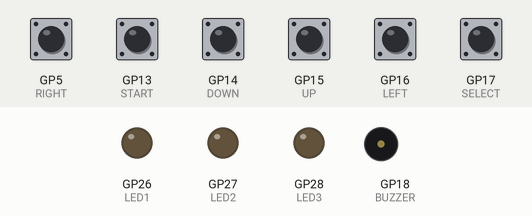
Simulated run of this program. Board: Raspberry Pi Pico. Parts: output pins drawn as LEDs (lit = HIGH), buzzer (waves = sounding). The inputs (shaded band) are chosen by the test bench; at power-on: GP5 (RIGHT), GP13 (START), GP14 (DOWN), GP15 (UP), GP16 (LEFT), GP17 (SELECT) HIGH.

Above: at 9.5 s.
9.6 s: GP5 (RIGHT) pulled LOW for 1 s
At 9.8 s:
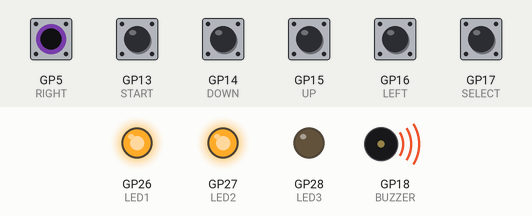
12.6 s: GP13 (START) pulled LOW for 0.15 s
At 12.7 s:
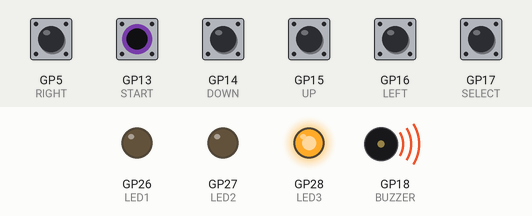
14.3 s: GP14 (DOWN) pulled LOW for 0.15 s
At 14.4 s:
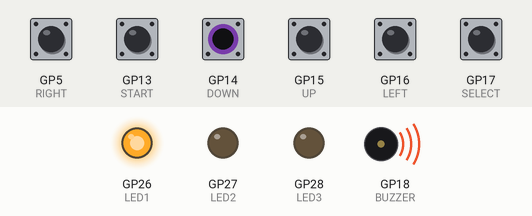
16.0 s: GP15 (UP) pulled LOW for 0.15 s
At 16.1 s:
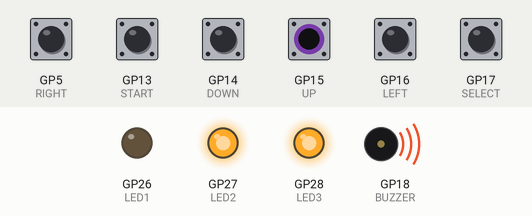
17.7 s: GP16 (LEFT) pulled LOW for 0.15 s
At 17.8 s:
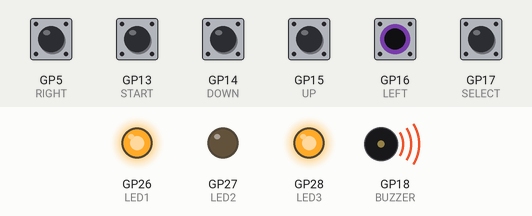
19.4 s: GP17 (SELECT) pulled LOW for 0.15 s
At 19.5 s:
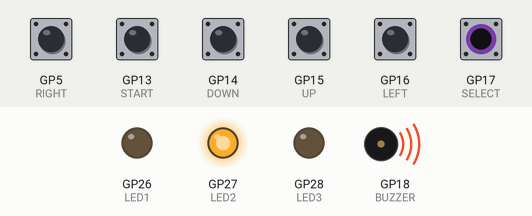
Timing chart, 0 to 22.1 s (numbered marks = the images above; inputs shaded):
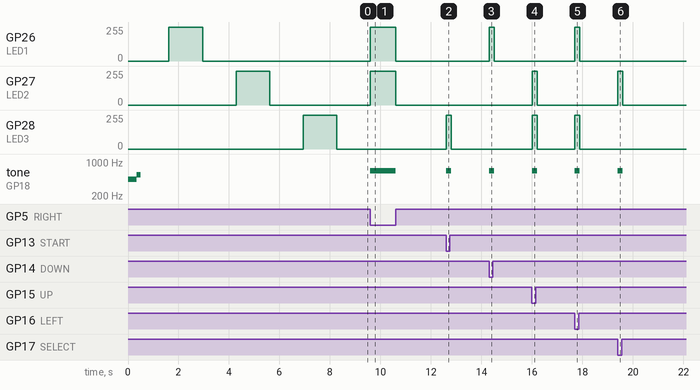

The program:

main.cpp
```cpp
/* Default Firmware for Livid Console

 * This ino file with light each led in sequence using the analog pins
 * and play a startup buzzer tone.
 *
 * When each button is pressed, the buzzer will tone and the leds will display the binary of the button.
 *
 * The display will not be setup in this file.
 */

#include <Arduino.h>

#define LED1 26
#define LED2 27
#define LED3 28
#define BUZZER 18
#define START 13
#define SELECT 17
#define UP 15
#define DOWN 14
#define LEFT 16
#define RIGHT 5

int leds[] = {LED1, LED2, LED3};

// put function declarations here:

void setup() {
  // put your setup code here, to run once:
  pinMode(LED1, OUTPUT);
  pinMode(LED2, OUTPUT);
  pinMode(LED3, OUTPUT);
  pinMode(BUZZER, OUTPUT);
  pinMode(START, INPUT_PULLUP);
  pinMode(SELECT, INPUT_PULLUP);
  pinMode(UP, INPUT_PULLUP);
  pinMode(DOWN, INPUT_PULLUP);
  pinMode(LEFT, INPUT_PULLUP);
  pinMode(RIGHT, INPUT_PULLUP);

  tone(BUZZER, 440, 350);
  delay(350);
  tone(BUZZER, 550, 150);

  for(int i = 0; i < 3; i++){
    for(int l = 0; l < 255; l++){
      analogWrite(leds[i], l);
      delay(5);
    }

    delay(50);

    for(int l = 255; l >= 0; l--){
      analogWrite(leds[i], l);
      delay(5);
    }

    delay(50);
  }


}

void loop() {
  if (digitalRead(START) == LOW) {
    tone(BUZZER, 660, 200);
    digitalWrite(LED3, HIGH);
    delay(200);
  }

  if (digitalRead(SELECT) == LOW) {
    tone(BUZZER, 660, 200);
    digitalWrite(LED2, HIGH);
    delay(200);
  }

  if (digitalRead(UP) == LOW) {
    tone(BUZZER, 660, 200);
    digitalWrite(LED3, HIGH);
    digitalWrite(LED2, HIGH);
    delay(200);
  }

  if (digitalRead(DOWN) == LOW) {
    tone(BUZZER, 660, 200);
    digitalWrite(LED1, HIGH);
    delay(200);
  }

  if (digitalRead(LEFT) == LOW) {
    tone(BUZZER, 660, 200);
    digitalWrite(LED1, HIGH);
    digitalWrite(LED3, HIGH);
    delay(200);
  }

  if (digitalRead(RIGHT) == LOW) {
    tone(BUZZER, 660, 200);
    digitalWrite(LED1, HIGH);
    digitalWrite(LED2, HIGH);
    delay(200);
  }

  for(int i = 0; i < 3; i++){
    digitalWrite(leds[i], LOW);
  }
}
```

Measured:
- after the input at 9.6 s, GP26 (LED1), GP27 (LED2): 0/255 → 255/255 at once, → 0/255 1.0 s later; tone on GP18 (BUZZER): silent → 660 Hz at once, → silent 1.0 s later
- after the input at 12.6 s, GP28 (LED3): 0/255 → 255/255 at once, → 0/255 0.20 s later; tone on GP18 (BUZZER): silent → 660 Hz at once, → silent 0.20 s later
- after the input at 14.3 s, GP26 (LED1): 0/255 → 255/255 at once, → 0/255 0.20 s later; tone on GP18 (BUZZER): silent → 660 Hz at once, → silent 0.20 s later
- after the input at 16.0 s, GP27 (LED2), GP28 (LED3): 0/255 → 255/255 at once, → 0/255 0.20 s later; tone on GP18 (BUZZER): silent → 660 Hz at once, → silent 0.20 s later
- after the input at 17.7 s, GP26 (LED1), GP28 (LED3): 0/255 → 255/255 at once, → 0/255 0.20 s later; tone on GP18 (BUZZER): silent → 660 Hz at once, → silent 0.20 s later
- after the input at 19.4 s, GP27 (LED2): 0/255 → 255/255 at once, → 0/255 0.20 s later; tone on GP18 (BUZZER): silent → 660 Hz at once, → silent 0.20 s later
